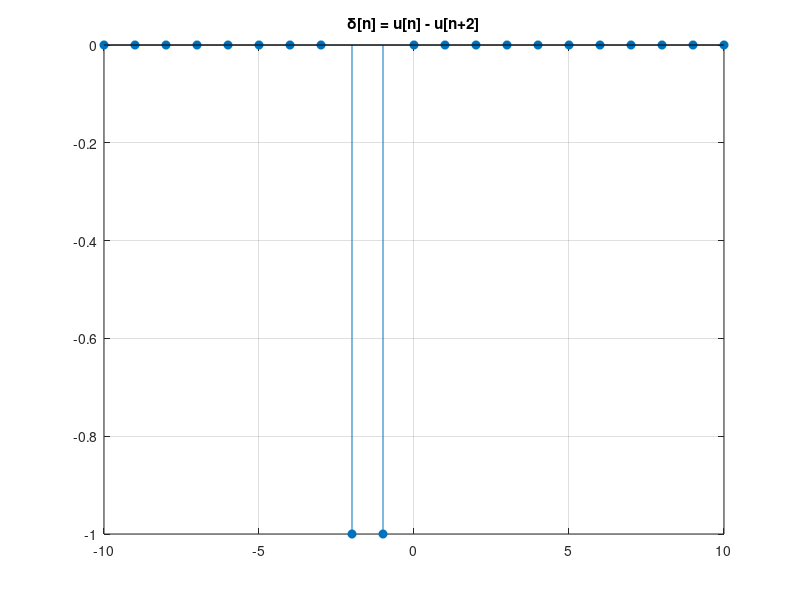

Source code (MATLAB):
n = -10:10;
delta = (n == 0);

u = (n >= 0);
u_shift = (n+2 >= 0);

delta_calc = u - u_shift;

stem(n, delta_calc, 'filled')
title('\delta[n] = u[n] - u[n+2]')
grid on
